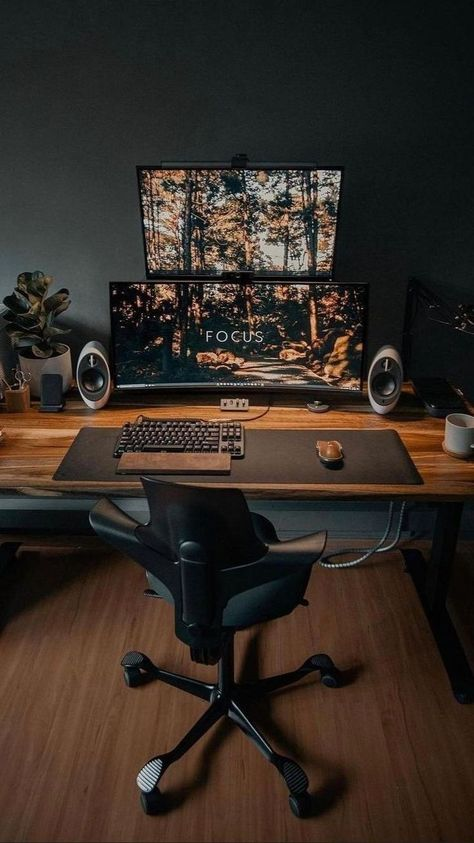
#> input picture IMG2.jpg, 474 x 843 px
$ python 'Average Filter.py'
#> lines starting #> are read from the running program, lines starting #| are printed output that depends on the picture
# Nama : Hairul Yasin
# Stambuk : F55121011
import cv2 #import library yang dibuthkan
import numpy as np

# membaca gambar
img = cv2.imread('IMG2.jpg')
#> img is the input picture: shape (843, 474, 3); mean B, G, R 36.9, 44.1, 53.5

# menyamakan ukuran dari  gambar
img = cv2.resize(img, (326, 536))
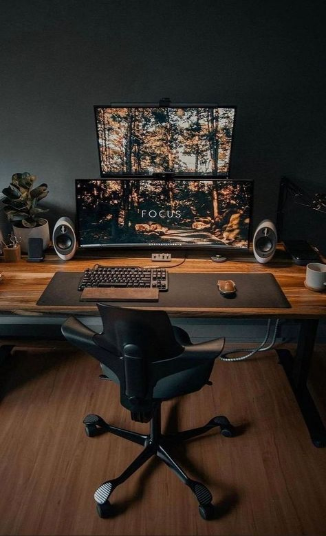
#> img: shape (536, 326, 3); mean B, G, R 36.8, 43.9, 53.4

# Define the kernel size for the filter (in this case, 5x5)
kernel_size = (5, 5)

# buat kernel untuk filter
kernel = np.ones(kernel_size, np.float32) / (kernel_size[0] * kernel_size[1])

# Aplikasikan filter ke gambar
filtered_img = cv2.filter2D(img, -1, kernel)
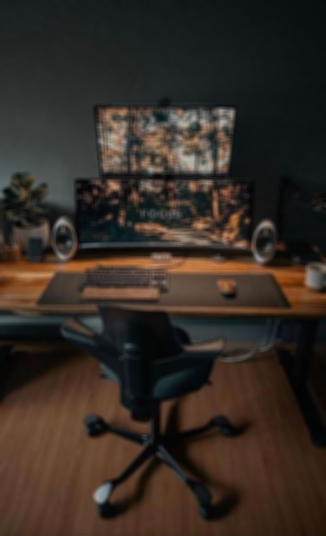
#> filtered_img: shape (536, 326, 3); mean B, G, R 36.8, 43.9, 53.4

# Display the original and filtered images side by side
cv2.imshow('Original Image', img)
cv2.imshow('Filtered Image', filtered_img)
cv2.waitKey(0)
